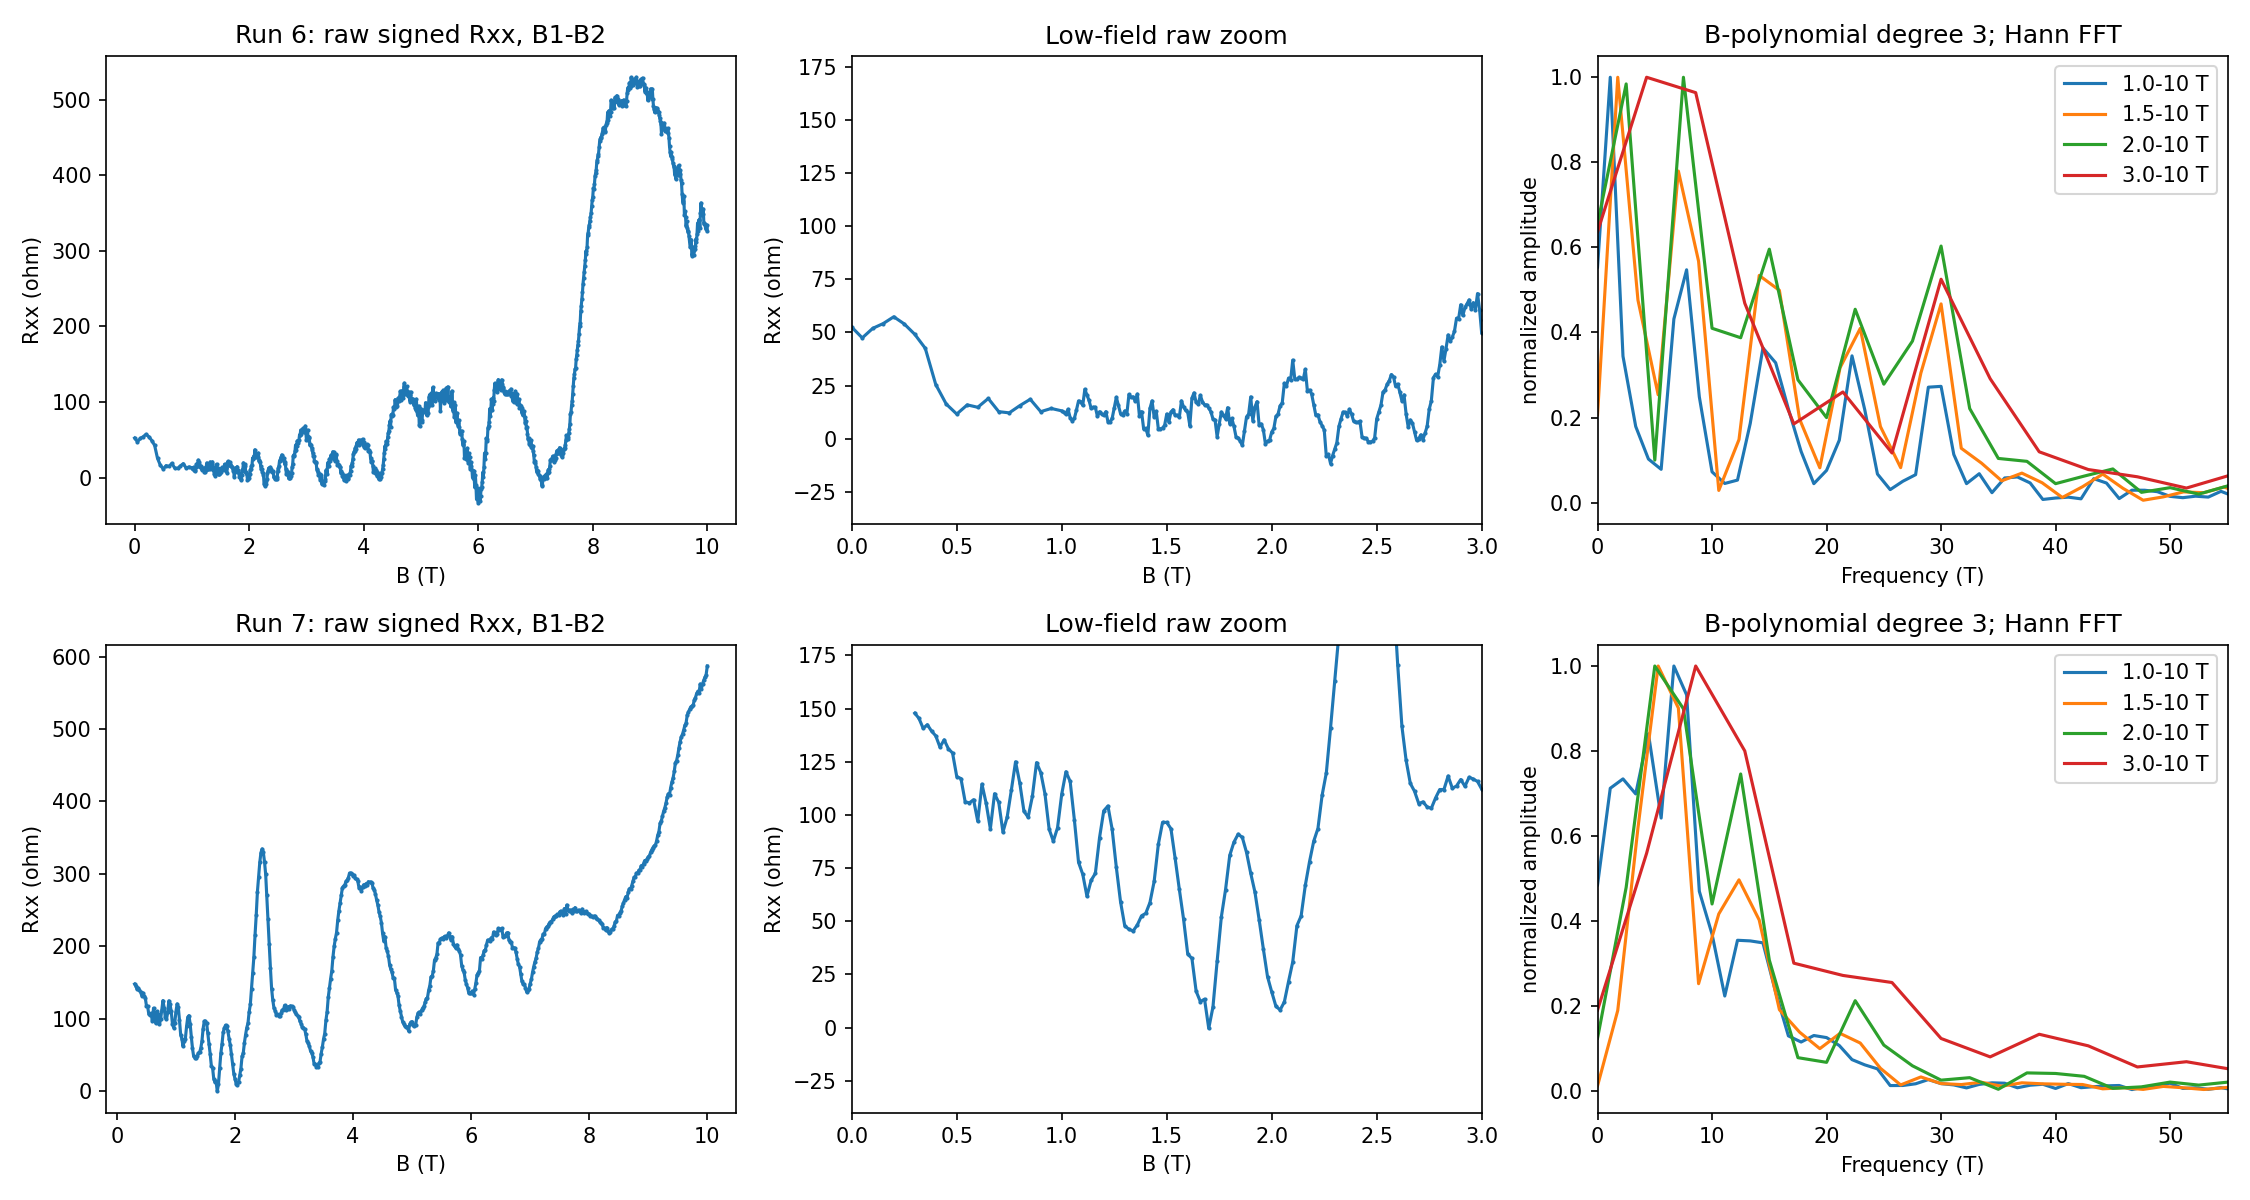

Recreate this plot in Python.
from pathlib import Path
import numpy as np
import matplotlib.pyplot as plt
from hera.analysis import open_run, resolve_channels, sdh_fft, sdh_onset
from scipy.signal import find_peaks
root=Path.cwd()
fig,ax=plt.subplots(2,3,figsize=(15,8))
for j,rid in enumerate((6,7)):
 r=open_run(root/'data'/str(rid)); ch={c.cid:c for c in resolve_channels(r.meta)}
 B=r.col('magnet_field'); I=r.col('sr0_X')/ch['sr0'].gain; R=r.col('sr1_X')/I
 ax[j,0].plot(B,R,'.-',ms=2); ax[j,0].set(xlabel='B (T)',ylabel='Rxx (ohm)',title=f'Run {rid}: raw signed Rxx, B1-B2')
 ax[j,1].plot(B,R,'.-',ms=2); ax[j,1].set(xlim=(0,3),ylim=(-40,180),xlabel='B (T)',ylabel='Rxx (ohm)',title='Low-field raw zoom')
 for lo in (1.,1.5,2.,3.):
  f,s=sdh_fft(R[:,None],B,b_range=(lo,10),bg_degree=3,nfft=4096,log=False)
  pk,_=find_peaks(s[0]); pk=[p for p in pk if 3<f[p]<55]; pk=sorted(pk,key=lambda p:-s[0,p])[:6]
  print(rid,lo,[(round(f[p],2),round(s[0,p],1)) for p in pk])
  ax[j,2].plot(f,s[0]/s.max(),label=f'{lo}-10 T')
 ax[j,2].set(xlim=(0,55),xlabel='Frequency (T)',ylabel='normalized amplitude',title='B-polynomial degree 3; Hann FFT'); ax[j,2].legend()
 print('QUALITY',rid,'Rrange',R.min(),R.max(),'I nA',I.min()*1e9,I.max()*1e9,'leak pA',*[np.max(np.abs(r.col(c)))*1e12 for c in ('k_2400_tg_curr','k_2400_bg_curr')], 'T',r.col('T_sample').min(),r.col('T_sample').max())
fig.tight_layout(); fig.savefig(root/'hera_scratch/spot_review.png',dpi=150)
